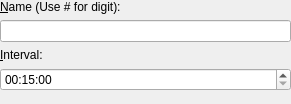
<ui version="4.0" >
 <class>AutoChapters</class>
 <widget class="QWidget" name="AutoChapters" >
  <property name="geometry" >
   <rect>
    <x>0</x>
    <y>0</y>
    <width>291</width>
    <height>104</height>
   </rect>
  </property>
  <property name="windowTitle" >
   <string>KMediaFactory</string>
  </property>
  <layout class="QVBoxLayout" >
   <property name="leftMargin" >
    <number>0</number>
   </property>
   <property name="topMargin" >
    <number>0</number>
   </property>
   <property name="rightMargin" >
    <number>0</number>
   </property>
   <property name="bottomMargin" >
    <number>0</number>
   </property>
   <item>
    <widget class="QLabel" name="nameLabel" >
     <property name="text" >
      <string>&amp;Name (Use # for digit):</string>
     </property>
     <property name="buddy" >
      <cstring>nameEdit</cstring>
     </property>
    </widget>
   </item>
   <item>
    <widget class="QLineEdit" name="nameEdit" />
   </item>
   <item>
    <widget class="QLabel" name="intervalLabel" >
     <property name="text" >
      <string>&amp;Interval:</string>
     </property>
     <property name="buddy" >
      <cstring>intervalTime</cstring>
     </property>
    </widget>
   </item>
   <item>
    <widget class="QTimeEdit" name="intervalTime" >
     <property name="displayFormat" >
      <string>hh:mm:ss</string>
     </property>
     <property name="time" >
      <time>
       <hour>0</hour>
       <minute>15</minute>
       <second>0</second>
      </time>
     </property>
    </widget>
   </item>
   <item>
    <spacer>
     <property name="orientation" >
      <enum>Qt::Vertical</enum>
     </property>
     <property name="sizeType" >
      <enum>QSizePolicy::Expanding</enum>
     </property>
     <property name="sizeHint" >
      <size>
       <width>20</width>
       <height>12</height>
      </size>
     </property>
    </spacer>
   </item>
  </layout>
 </widget>
 <layoutfunction spacing="KDialog::spacingHint" margin="KDialog::marginHint" />
 <includes>
  <include location="global" >kpushbutton.h</include>
 </includes>
 <resources/>
 <connections/>
</ui>
